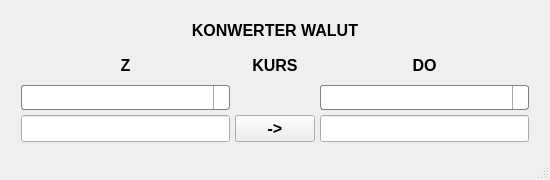
<?xml version="1.0" encoding="UTF-8"?>
<ui version="4.0">
 <class>MainWindow</class>
 <widget class="QMainWindow" name="MainWindow">
  <property name="geometry">
   <rect>
    <x>0</x>
    <y>0</y>
    <width>550</width>
    <height>180</height>
   </rect>
  </property>
  <property name="minimumSize">
   <size>
    <width>550</width>
    <height>180</height>
   </size>
  </property>
  <property name="font">
   <font>
    <family>Arial</family>
    <pointsize>12</pointsize>
    <weight>75</weight>
    <bold>true</bold>
   </font>
  </property>
  <property name="windowTitle">
   <string>Konwerter walut</string>
  </property>
  <property name="styleSheet">
   <string notr="true">
QComboBox {
    border: 1px solid gray;
    border-radius: 3px;
    padding: 1px 18px 1px 3px;
    min-width: 6em;
}

QComboBox:editable {
    background: white;
}

QComboBox:!editable, QComboBox::drop-down:editable {
     background: qlineargradient(x1: 0, y1: 0, x2: 0, y2: 1,
                                 stop: 0 #E1E1E1, stop: 0.4 #DDDDDD,
                                 stop: 0.5 #D8D8D8, stop: 1.0 #D3D3D3);
}

/* QComboBox gets the &quot;on&quot; state when the popup is open */
QComboBox:!editable:on, QComboBox::drop-down:editable:on {
    background: qlineargradient(x1: 0, y1: 0, x2: 0, y2: 1,
                                stop: 0 #D3D3D3, stop: 0.4 #D8D8D8,
                                stop: 0.5 #DDDDDD, stop: 1.0 #E1E1E1);
}

QComboBox:on { /* shift the text when the popup opens */
    padding-top: 3px;
    padding-left: 4px;
}

QComboBox::drop-down {
    subcontrol-origin: padding;
    subcontrol-position: top right;
    width: 15px;

    border-left-width: 1px;
    border-left-color: darkgray;
    border-left-style: solid; /* just a single line */
    border-top-right-radius: 3px; /* same radius as the QComboBox */
    border-bottom-right-radius: 3px;
}

QComboBox::down-arrow {
    image: url(/usr/share/icons/crystalsvg/16x16/actions/1downarrow.png);
}

QComboBox::down-arrow:on { /* shift the arrow when popup is open */
    top: 1px;
    left: 1px;
}
QMenu {
    background-color: #ABABAB; /* sets background of the menu */
    border: 1px solid black;
}

QMenu::item {
    /* sets background of menu item. set this to something non-transparent
        if you want menu color and menu item color to be different */
    background-color: transparent;
}

QMenu::item:selected { /* when user selects item using mouse or keyboard */
    background-color: #654321;
}</string>
  </property>
  <property name="locale">
   <locale language="Polish" country="Poland"/>
  </property>
  <widget class="QWidget" name="centralwidget">
   <property name="enabled">
    <bool>true</bool>
   </property>
   <property name="layoutDirection">
    <enum>Qt::LeftToRight</enum>
   </property>
   <property name="autoFillBackground">
    <bool>false</bool>
   </property>
   <property name="styleSheet">
    <string notr="true"/>
   </property>
   <layout class="QGridLayout" name="gridLayout">
    <property name="sizeConstraint">
     <enum>QLayout::SetNoConstraint</enum>
    </property>
    <item row="2" column="0">
     <layout class="QGridLayout" name="grid" rowstretch="0,0,0,0">
      <property name="sizeConstraint">
       <enum>QLayout::SetDefaultConstraint</enum>
      </property>
      <property name="leftMargin">
       <number>12</number>
      </property>
      <property name="topMargin">
       <number>6</number>
      </property>
      <property name="rightMargin">
       <number>12</number>
      </property>
      <property name="bottomMargin">
       <number>6</number>
      </property>
      <property name="spacing">
       <number>5</number>
      </property>
      <item row="1" column="2">
       <widget class="QLabel" name="label_2">
        <property name="font">
         <font>
          <family>Arial</family>
          <pointsize>12</pointsize>
          <weight>75</weight>
          <bold>true</bold>
         </font>
        </property>
        <property name="text">
         <string>DO</string>
        </property>
        <property name="scaledContents">
         <bool>true</bool>
        </property>
        <property name="alignment">
         <set>Qt::AlignCenter</set>
        </property>
        <property name="margin">
         <number>0</number>
        </property>
       </widget>
      </item>
      <item row="3" column="2">
       <widget class="QLineEdit" name="currencyTo">
        <property name="enabled">
         <bool>true</bool>
        </property>
        <property name="font">
         <font>
          <family>Arial</family>
          <pointsize>12</pointsize>
          <weight>75</weight>
          <bold>true</bold>
         </font>
        </property>
        <property name="readOnly">
         <bool>true</bool>
        </property>
       </widget>
      </item>
      <item row="3" column="1">
       <widget class="QPushButton" name="convert">
        <property name="font">
         <font>
          <family>Arial</family>
          <pointsize>12</pointsize>
          <weight>75</weight>
          <bold>true</bold>
         </font>
        </property>
        <property name="text">
         <string>-&gt;</string>
        </property>
       </widget>
      </item>
      <item row="0" column="0" colspan="3">
       <widget class="QLabel" name="label_3">
        <property name="font">
         <font>
          <family>Arial</family>
          <pointsize>12</pointsize>
          <weight>75</weight>
          <bold>true</bold>
         </font>
        </property>
        <property name="text">
         <string>KONWERTER WALUT</string>
        </property>
        <property name="scaledContents">
         <bool>true</bool>
        </property>
        <property name="alignment">
         <set>Qt::AlignCenter</set>
        </property>
       </widget>
      </item>
      <item row="1" column="0">
       <widget class="QLabel" name="label">
        <property name="font">
         <font>
          <family>Arial</family>
          <pointsize>12</pointsize>
          <weight>75</weight>
          <bold>true</bold>
         </font>
        </property>
        <property name="text">
         <string>Z</string>
        </property>
        <property name="scaledContents">
         <bool>true</bool>
        </property>
        <property name="alignment">
         <set>Qt::AlignCenter</set>
        </property>
        <property name="margin">
         <number>0</number>
        </property>
       </widget>
      </item>
      <item row="2" column="2">
       <widget class="QComboBox" name="convertTo">
        <property name="font">
         <font>
          <family>Arial</family>
          <pointsize>12</pointsize>
          <weight>75</weight>
          <bold>true</bold>
         </font>
        </property>
       </widget>
      </item>
      <item row="3" column="0">
       <widget class="QLineEdit" name="currencyFrom">
        <property name="font">
         <font>
          <family>Arial</family>
          <pointsize>12</pointsize>
          <weight>75</weight>
          <bold>true</bold>
         </font>
        </property>
       </widget>
      </item>
      <item row="2" column="0">
       <widget class="QComboBox" name="convertFrom">
        <property name="font">
         <font>
          <family>Arial</family>
          <pointsize>12</pointsize>
          <weight>75</weight>
          <bold>true</bold>
         </font>
        </property>
       </widget>
      </item>
      <item row="1" column="1">
       <widget class="QLabel" name="label_4">
        <property name="font">
         <font>
          <family>Arial</family>
          <pointsize>12</pointsize>
          <weight>75</weight>
          <bold>true</bold>
         </font>
        </property>
        <property name="text">
         <string>KURS</string>
        </property>
        <property name="scaledContents">
         <bool>true</bool>
        </property>
        <property name="alignment">
         <set>Qt::AlignCenter</set>
        </property>
        <property name="margin">
         <number>0</number>
        </property>
       </widget>
      </item>
      <item row="2" column="1">
       <widget class="QLabel" name="rate">
        <property name="font">
         <font>
          <family>Arial</family>
          <pointsize>12</pointsize>
          <weight>75</weight>
          <bold>true</bold>
         </font>
        </property>
        <property name="text">
         <string/>
        </property>
        <property name="scaledContents">
         <bool>true</bool>
        </property>
        <property name="alignment">
         <set>Qt::AlignCenter</set>
        </property>
       </widget>
      </item>
     </layout>
    </item>
   </layout>
  </widget>
  <widget class="QMenuBar" name="menubar">
   <property name="geometry">
    <rect>
     <x>0</x>
     <y>0</y>
     <width>550</width>
     <height>25</height>
    </rect>
   </property>
   <property name="font">
    <font>
     <family>Arial</family>
     <pointsize>12</pointsize>
     <weight>75</weight>
     <bold>true</bold>
    </font>
   </property>
  </widget>
  <widget class="QStatusBar" name="statusbar">
   <property name="font">
    <font>
     <family>Arial</family>
     <pointsize>11</pointsize>
     <weight>75</weight>
     <bold>true</bold>
    </font>
   </property>
  </widget>
 </widget>
 <resources/>
 <connections/>
</ui>
